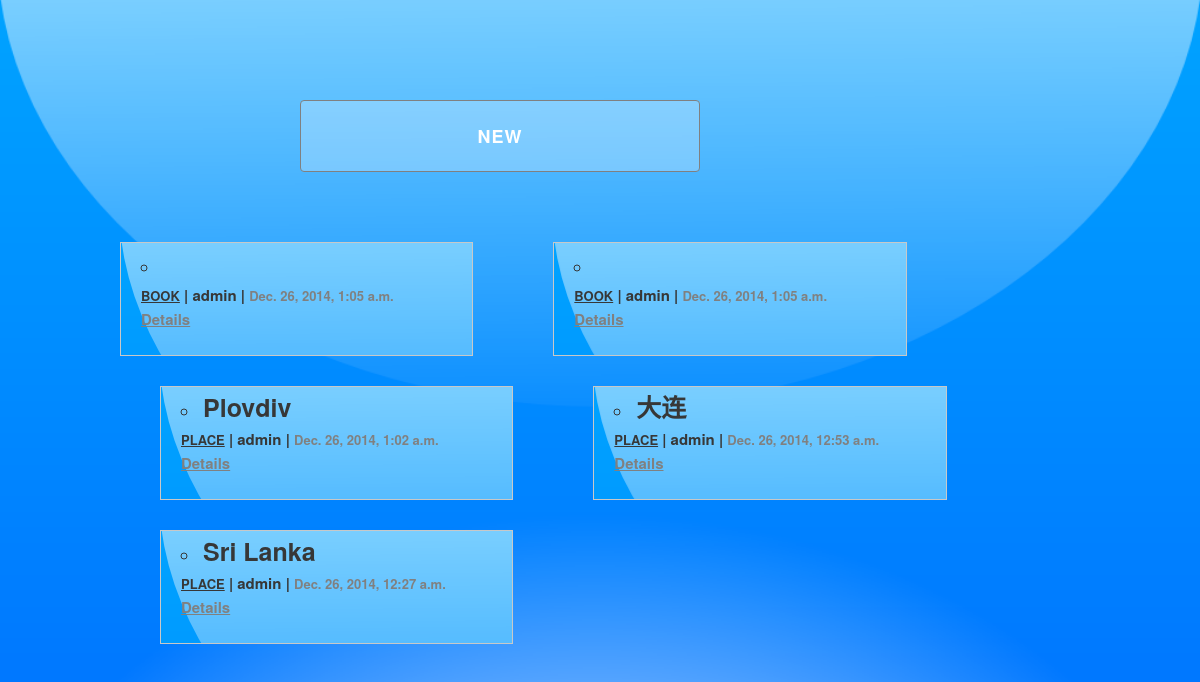
/recommendation/, run on the app's committed database.
### recommendation/models.py (models this page shows, shortened)
class Thread(models.Model):
	title = models.CharField(max_length=128)
	poster = models.ForeignKey(User)
	image_link=models.TextField(default=None, blank=True, null=True)
	detail_link=models.TextField(default=None, blank=True, null=True)
	category = models.ForeignKey(Category)
	comment = models.TextField()
	date = models.DateTimeField(default = timezone.now)

class Category(models.Model):
	name = models.CharField(max_length=16, unique=True)
	def __str__(self):
		return self.name

### recommendation/views.py (the view)
def index(request):
	return render(request, 'index.html',{'threads': Thread.objects.order_by('-date'),'categories':Category.objects.all()})

### recommendation/templates/index.html (shortened to what this page needs)
{% extends "base.html" %}
{% block bodyblock %}
<a href="/recommendation/post/"> <button class="button-primary">New</button> </a>
<div class="row">
<div class="fourteen columns">
<ul>
{% for thread in threads %}
<div class="five columns">
<li><span class="title">{{ thread.title }}</span><br>
<span class="category">{{thread.category | upper}}</span>  | <span class="author">{{thread.poster.username}}</span> | <span class="time">{{thread.date}}</span><br>
<a href="javascript:void()" class="details">Details</a>
<p class="comment">{{thread.comment}}</p><br>
{% if thread.image_link %} <img src="{{thread.image_link}}" class="image"> {% endif %}<br>
{% if thread.detail_link %} <a href="{{thread.detail_link}}" class="detail_link">Click here for more</a>{% endif %} </li>
</div>
{% endfor %}
</ul>
</div>
</div>
{% endblock %}

### recommendation/templates/base.html (shortened to what this page needs)
<!DOCTYPE html>
<html lang="en">
    <head>
  <link rel="stylesheet" href="/static/css/normalize.css">
  <link rel="stylesheet" href="/static/css/skeleton.css">
</head>
    </head>
<body>
  {% block bodyblock %}
  {% endblock %}
  <br>
</body>

### recommendation/static/css/skeleton.css (style rules this page uses)
.column, .columns { width: 100%; float: left; box-sizing: border-box; }
@media (min-width: 550px) { .column, .columns { margin-left: 4%; } }
@media (min-width: 550px) { .column:first-child, .columns:first-child { margin-left: 0; } }
@media (min-width: 550px) { .five.columns { width: 39.3333333333%; } }
html { font-size: 62.5%; }
body { font-size: 1.5em; line-height: 1.6; font-weight: 600; font-family: "Raleway", "HelveticaNeue", "Helvetica Neue", Helvetica, Arial, sans-serif; color: rgb(55,55,55); }
a { color: #1EAEDB; }
.button, button, input[type="submit"], input[type="reset"], input[type="button"] { display: inline-block; height: 72px; width:200px; padding: 0 30px; color: rgb(55,55,55); text-align: center; font-size: 18px; font-weight: 600; line-height: 38px; letter-spacing: .1rem; text-transform: uppercase; text-decoration: none; white-space: nowrap; background-color: transparent; border-radius: 4px; border: 1px solid #bbb; cursor: pointer; box-sizing: border-box; }
.button.button-primary, button.button-primary, input[type="submit"].button-primary, input[type="reset"].button-primary, input[type="button"].button-primary { color: #FFF; background-color: rgba(255,255,255,0.25); border-color: grey; }
ul { list-style: circle inside; }
ol, ul { padding-left: 0; margin-top: 0; }
li { margin-bottom: 1rem; }
button, .button { margin-bottom: 1rem; }
pre, blockquote, form, dl, figure, table, p, ul, ol, form { margin-bottom: 2.5rem; }
.container:after, .row:after, .u-cf { content: ""; display: table; clear: both; }

### recommendation/templates/index.html (style rules this page uses)
li { background-image: url("/static/images/post.png");margin:20px; padding-left: 20px;background-color: rgba(255,255,255,.5);border: 1px solid rgb(200,200,200) }
.time { font-size: small;color: grey }
.category { text-decoration: underline;font-size: small; }
.title { font-size: 25px }
.button-primary { width:40%;margin-left:20%;margin-bottom: 50px }
.details { color: grey }

### recommendation/templates/base.html (style rules this page uses)
body { background-size:cover; background-attachment:fixed; background-image: url("/static/images/post.png"); margin:50px; padding: 50px; }

### data on the page
Thread: category "BOOK", poster.username "admin", date "Dec. 26, 2014, 1:05 a.m."
Thread: category "BOOK", poster.username "admin", date "Dec. 26, 2014, 1:05 a.m."
Thread: title "Plovdiv", category "PLACE", poster.username "admin", date "Dec. 26, 2014, 1:02 a.m."
Thread: title "大连", category "PLACE", poster.username "admin", date "Dec. 26, 2014, 12:53 a.m."
Thread: title "Sri Lanka", category "PLACE", poster.username "admin", date "Dec. 26, 2014, 12:27 a.m."
